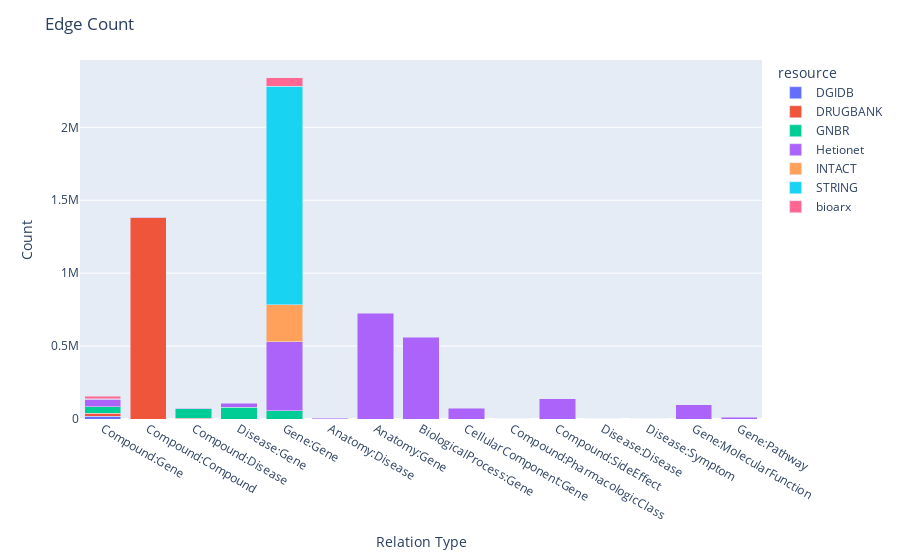

The cell this chart's notebook holds for it:
### Markdown cell above
### Chart 4: Number of relations for each relation type

### Code cell
chart4_data = edge_stat.groupby(["resource", "simple_relation_type"]).sum().reset_index()
fig4 = px.bar(
    chart4_data,
    x="simple_relation_type",
    y="relation_count",
    color="resource",
    barmode="stack",
)
fig4.update_layout(**gen_layout("Edge Count", "Relation Type", "Count", True))
fig4.show()

### Figure 1 — Plotly figure (JSON) as saved in the notebook; plotly's stock layout.template omitted (floating-point values rounded to 4 significant figures)
{"data": [{"alignmentgroup": "True", "hovertemplate": "resource=DGIDB<br>simple_relation_type=%{x}<br>relation_count=%{y}<extra></extra>", "legendgroup": "DGIDB", "marker": {"color": "#636efa", "pattern": {"shape": ""}}, "name": "DGIDB", "offsetgroup": "DGIDB", "orientation": "v", "showlegend": true, "textposition": "auto", "type": "bar", "x": ["Compound:Gene"], "xaxis": "x", "y": [18827], "yaxis": "y"}, {"alignmentgroup": "True", "hovertemplate": "resource=DRUGBANK<br>simple_relation_type=%{x}<br>relation_count=%{y}<extra></extra>", "legendgroup": "DRUGBANK", "marker": {"color": "#EF553B", "pattern": {"shape": ""}}, "name": "DRUGBANK", "offsetgroup": "DRUGBANK", "orientation": "v", "showlegend": true, "textposition": "auto", "type": "bar", "x": ["Compound:Compound", "Compound:Disease", "Compound:Gene"], "xaxis": "x", "y": [1378429, 4474, 20038], "yaxis": "y"}, {"alignmentgroup": "True", "hovertemplate": "resource=GNBR<br>simple_relation_type=%{x}<br>relation_count=%{y}<extra></extra>", "legendgroup": "GNBR", "marker": {"color": "#00cc96", "pattern": {"shape": ""}}, "name": "GNBR", "offsetgroup": "GNBR", "orientation": "v", "showlegend": true, "textposition": "auto", "type": "bar", "x": ["Compound:Disease", "Compound:Gene", "Disease:Gene", "Gene:Gene"], "xaxis": "x", "y": [66560, 46741, 81220, 55284], "yaxis": "y"}, {"alignmentgroup": "True", "hovertemplate": "resource=Hetionet<br>simple_relation_type=%{x}<br>relation_count=%{y}<extra></extra>", "legendgroup": "Hetionet", "marker": {"color": "#ab63fa", "pattern": {"shape": ""}}, "name": "Hetionet", "offsetgroup": "Hetionet", "orientation": "v", "showlegend": true, "textposition": "auto", "type": "bar", "x": ["Anatomy:Disease", "Anatomy:Gene", "BiologicalProcess:Gene", "CellularComponent:Gene", "Compound:Compound", "Compound:Disease", "Compound:Gene", "Compound:PharmacologicClass", "Compound:SideEffect", "Disease:Disease", "Disease:Gene", "Disease:Symptom", "Gene:Gene", "Gene:MolecularFunction", "Gene:Pathway"], "xaxis": "x", "y": [3602, 726156, 559453, 73564, 6486, 1145, 51428, 1029, 138944, 543, 27936, 3357, 474415, 97208, 12572], "yaxis": "y"}, {"alignmentgroup": "True", "hovertemplate": "resource=INTACT<br>simple_relation_type=%{x}<br>relation_count=%{y}<extra></extra>", "legendgroup": "INTACT", "marker": {"color": "#FFA15A", "pattern": {"shape": ""}}, "name": "INTACT", "offsetgroup": "INTACT", "orientation": "v", "showlegend": true, "textposition": "auto", "type": "bar", "x": ["Compound:Gene", "Gene:Gene"], "xaxis": "x", "y": [1290, 254297], "yaxis": "y"}, {"alignmentgroup": "True", "hovertemplate": "resource=STRING<br>simple_relation_type=%{x}<br>relation_count=%{y}<extra></extra>", "legendgroup": "STRING", "marker": {"color": "#19d3f3", "pattern": {"shape": ""}}, "name": "STRING", "offsetgroup": "STRING", "orientation": "v", "showlegend": true, "textposition": "auto", "type": "bar", "x": ["Gene:Gene"], "xaxis": "x", "y": [1496684], "yaxis": "y"}, {"alignmentgroup": "True", "hovertemplate": "resource=bioarx<br>simple_relation_type=%{x}<br>relation_count=%{y}<extra></extra>", "legendgroup": "bioarx", "marker": {"color": "#FF6692", "pattern": {"shape": ""}}, "name": "bioarx", "offsetgroup": "bioarx", "orientation": "v", "showlegend": true, "textposition": "auto", "type": "bar", "x": ["Compound:Gene", "Gene:Gene"], "xaxis": "x", "y": [18955, 57932], "yaxis": "y"}], "layout": {"barmode": "stack", "legend": {"title": {"text": "resource"}, "tracegroupgap": 0}, "margin": {"t": 60}, "showlegend": true, "title": {"text": "Edge Count"}, "xaxis": {"anchor": "y", "domain": [0, 1], "title": {"text": "Relation Type"}}, "yaxis": {"anchor": "x", "domain": [0, 1], "title": {"text": "Count"}}}}
